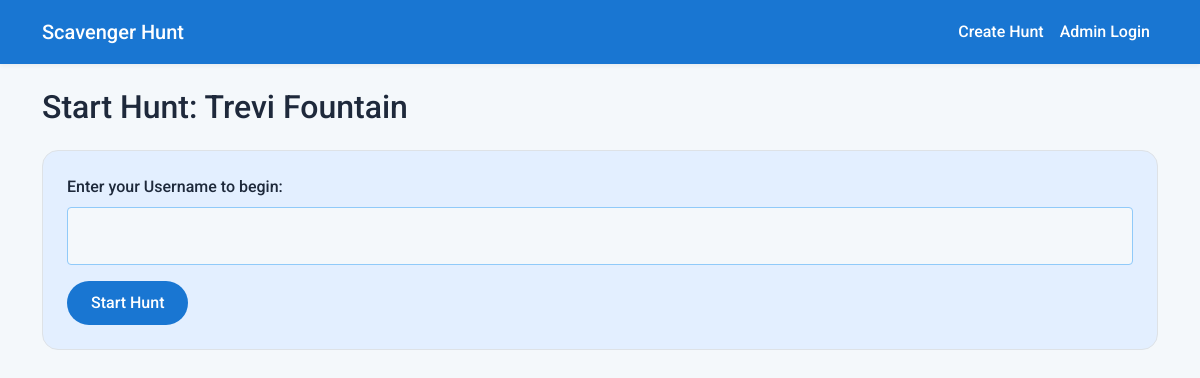
The app's page /play/1, older data.
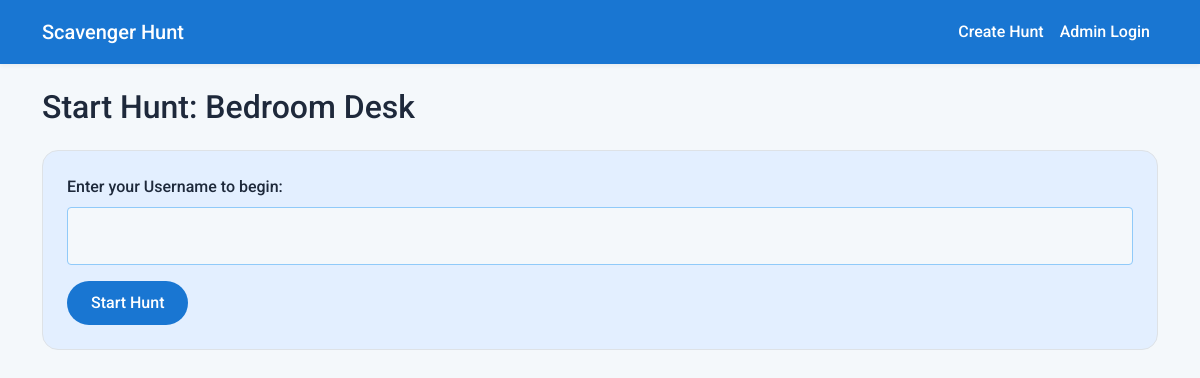
The same page, newer data.
### app.py (models this page shows)
class Hunt(db.Model):
    id = db.Column(db.Integer, primary_key=True)
    name = db.Column(db.String(255), nullable=False)
    targets = db.relationship('Target', backref='hunt', lazy=True, cascade="all, delete-orphan")

### app.py (the view, shortened to what this page needs)
@app.route('/play/<int:hunt_id>', methods=['GET', 'POST'])
def play_hunt_start(hunt_id):
    hunt = Hunt.query.get_or_404(hunt_id)
    return render_template('start.html', hunt=hunt)

### templates/start.html
{% extends 'layout.html' %}
{% block content %}
<h2>Start Hunt: {{ hunt.name }}</h2>
<div class="card mt-4">
    <div class="card-body">
        <form method="POST">
            <div class="mb-3">
                <label for="username" class="form-label">Enter your Username to begin:</label>
                <input type="text" class="form-control" id="username" name="username" required autocomplete="off">
            </div>
            <div class="d-grid gap-2 d-md-block">
                <button type="submit" class="btn btn-primary">Start Hunt</button>
            </div>
        </form>
    </div>
</div>
{% endblock %}

Row changes from the older to the newer data that the page shows:
changed Hunt: name "Trevi Fountain" → "Bedroom Desk"
